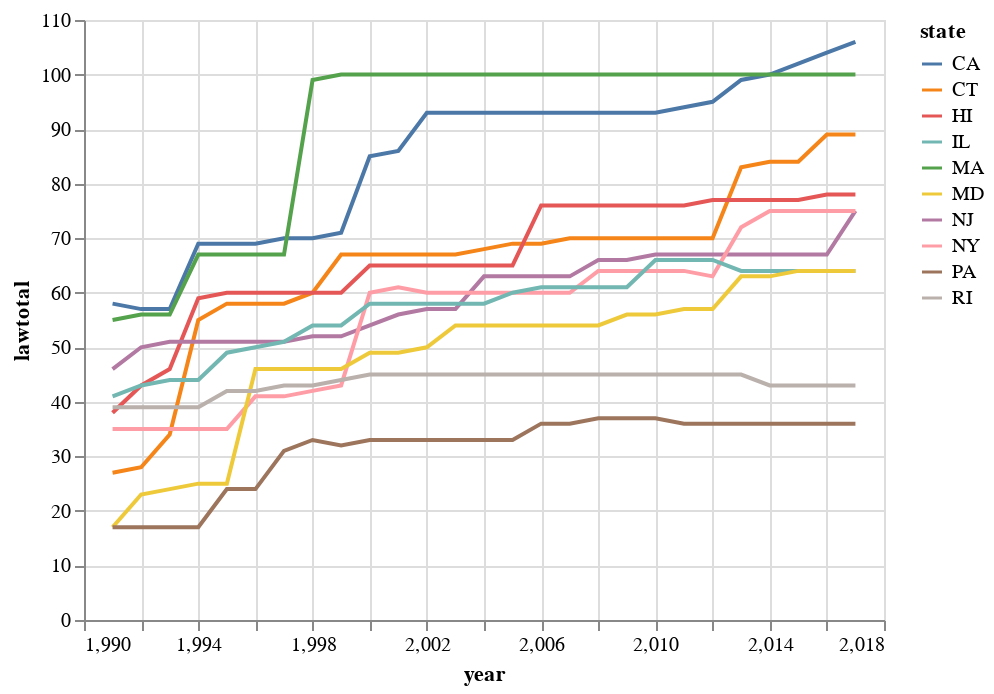

The notebook cell saved with this chart:
### Code cell
Chart(df_laws_state2).mark_line().encode(
    x="year",
    y="lawtotal",
    color="state"
)

### Figure 1 — Vega-Lite specification as saved in the notebook (floating-point values rounded to 4 significant figures; data arrays with more than 128 entries replaced by an {"elided": "..."} marker saying what was removed)
{"config": {"view": {"continuousWidth": 400, "continuousHeight": 300}}, "data": {"name": "data-f1d0ef50a9c5b86a920d05c2b89b9f07"}, "mark": "line", "encoding": {"color": {"field": "state", "type": "nominal"}, "x": {"field": "year", "type": "quantitative"}, "y": {"field": "lawtotal", "type": "quantitative"}}, "$schema": "https://vega.github.io/schema/vega-lite/v4.17.0.json", "datasets": {"data-f1d0ef50a9c5b86a920d05c2b89b9f07": {"elided": "270 records"}}}
